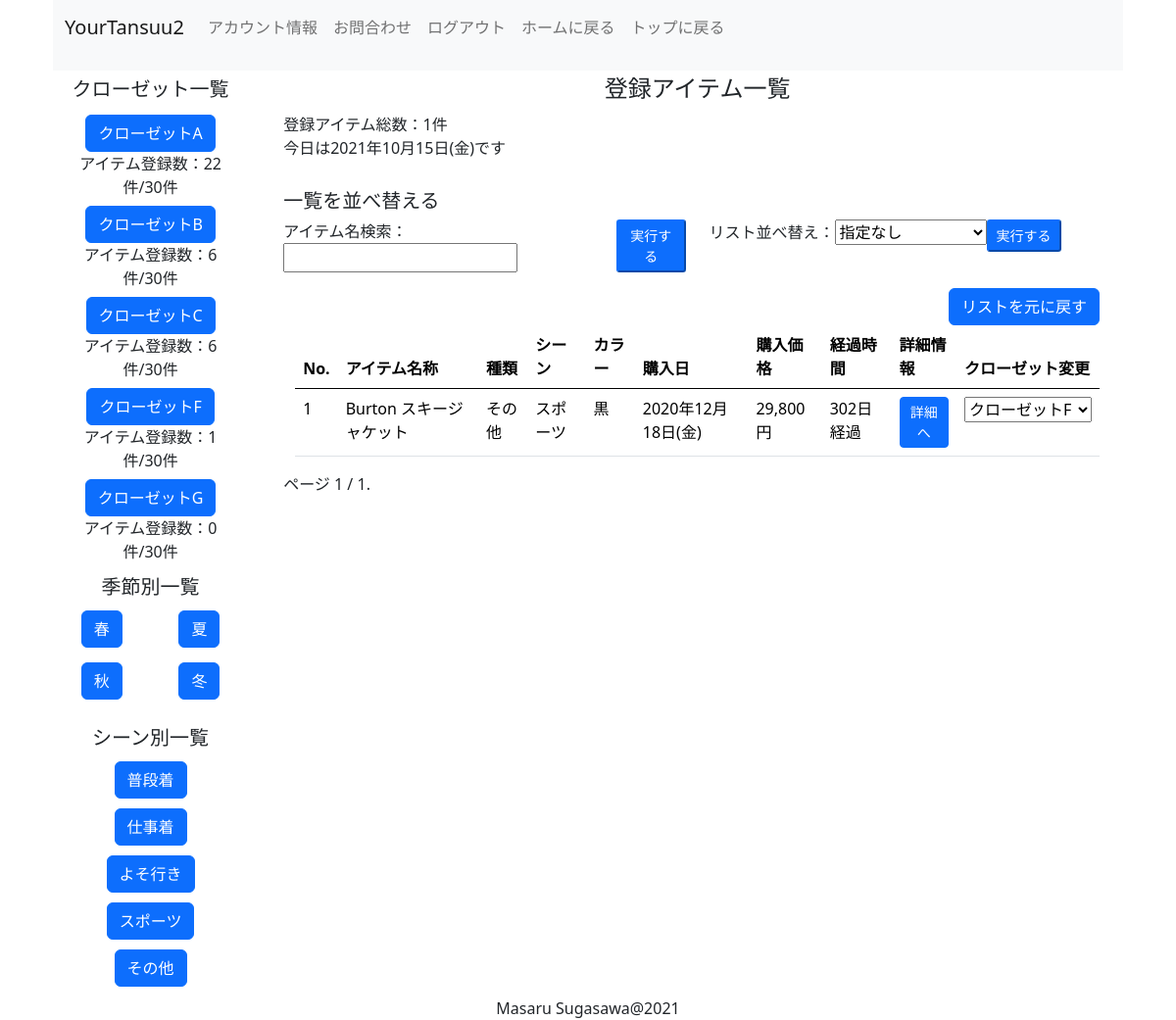
The page /contents/item-list/?closet=23 (signed in) on the database as committed earlier.
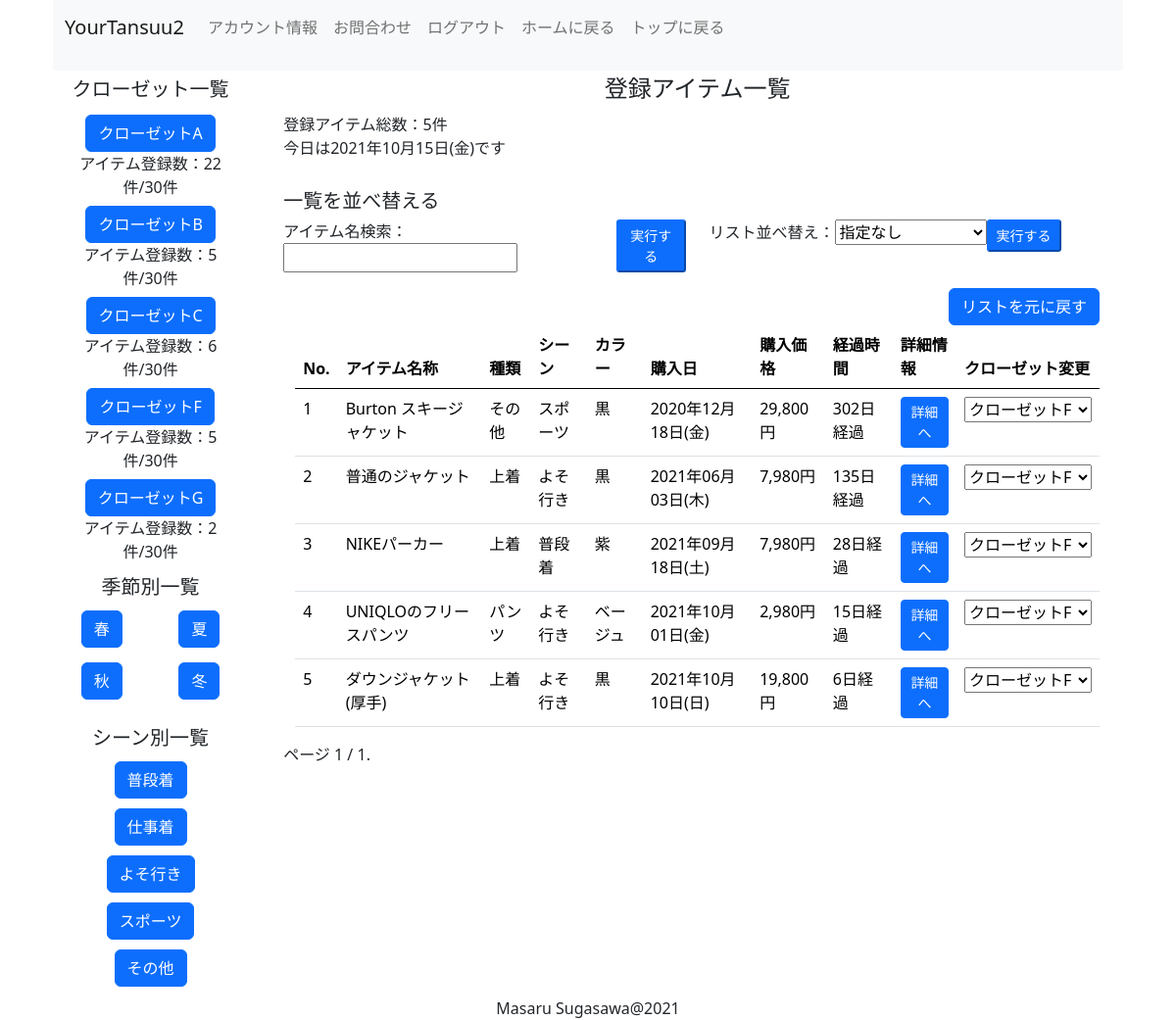
The same page on the database as committed later.
### item/models.py (models this page shows, shortened)
class Closet(models.Model):
    user = models.ForeignKey(settings.AUTH_USER_MODEL, verbose_name='ユーザー', on_delete=models.CASCADE,null=True)
    closet_name = models.CharField(verbose_name='クローゼット名', max_length=255)
    closet_memo = models.CharField(verbose_name='メモ', max_length=325)
    create_date = models.DateTimeField(verbose_name='作成日', auto_now_add=True)
    class Meta:
        ordering = ['closet_name']
    @property
    def item_count(self):
        item_count= Item.objects.filter(closet=self).count()
        return item_count

class Item(models.Model):
    user = models.ForeignKey(settings.AUTH_USER_MODEL, verbose_name='ユーザー', on_delete=models.CASCADE,null=True)
    data_id = models.AutoField(verbose_name = 'アイテムNo.', primary_key=True)
    item_type = models.CharField(verbose_name = 'アイテム種類', max_length=255, choices = ITEM_TYPE_CHOICES)
    season = models.CharField(verbose_name = '季節', max_length=10, choices = SEASON_CHOICES, default='spring')
    occasion = models.CharField(verbose_name = 'シーン', max_length=30, choices = OCCASION_CHOICES, default='daily_use')
    item_name = models.CharField(verbose_name = 'アイテム名称', max_length=300)
    item_color = models.CharField(verbose_name = 'アイテム色', max_length=20, choices = ITEM_COLOR_CHOICES, blank=True, null=True)
    item_brand = models.CharField(verbose_name = 'ブランド', max_length=150, blank=True,null=True)
    purchase_date = models.DateTimeField(verbose_name = '購入日', blank=True, null=True)
    pricing = models.IntegerField(verbose_name = '購入価格(円)', )
    purchase_place = models.CharField(verbose_name = '購入場所', max_length=255,blank=True,null=True)
    item_image = models.ImageField(verbose_name = 'アイテム画像', upload_to='images/closet', blank = True, null=True)
    memo = models.TextField(verbose_name = 'メモ', blank=True,null=True)
    favorite_level = models.IntegerField(verbose_name = 'お気に入り度', choices = FAVORITE_LEVEL_CHOICES, blank=True, null=True, default='1')
    item_importance = models.IntegerField(verbose_name = '大事さ', choices = ITEM_IMPORTANCE_CHOICES, blank=True, null=True, default='1')
    create_date = models.DateTimeField(verbose_name = '作成日', auto_now_add=True)
    update_date = models.DateTimeField(verbose_name = '更新日', auto_now=True)
    closet = models.ForeignKey(Closet, on_delete=models.PROTECT, null=True, default=None)
    class Meta:
        ordering = ['purchase_date']
    @property
    def aging_date(self):
        purchase_date = self.purchase_date
        gap_date = timezone.now() - purchase_date
        return (gap_date)

### item/views.py (the view)
# urls.py: path('item-list/', Itemlistview, name = 'item_list'),
@login_required
def Itemlistview(request):
    item_list = Item.objects.filter(user_id = request.user)
    search_form = SearchForm(request.GET or None)
    if search_form.is_valid():
        input_form = request.GET.get('input_form')
        sort_form = request.GET.get('sort_form')
        if input_form:
            item_list = item_list.filter(item_name__icontains=input_form)
        if sort_form:
            item_list = item_list.order_by(sort_form)
    closet_list = [{ 'id':None, 'closet_name':'なし' }]+[{'id': obj.id, 'closet_name': obj.closet_name} for obj in Closet.objects.filter(user=request.user)]
    if request.GET.get('closet'):
        closet = request.GET['closet']
        item_list = item_list.filter(closet=closet)
    object_list = Closet.objects.filter(user_id = request.user)
    today = datetime.date.today()
    """import pdb;pdb.set_trace()"""
    paginator = Paginator(item_list, 10)
    page_number = request.GET.get('page')
    page_object = paginator.get_page(page_number)
    return render(request, 'contents/item_list.html', {
        'page_object': page_object, 'closet_list':closet_list,'today':today,'paginator':paginator,
        'search_form':search_form,'object_list':object_list
        })

### item/forms.py
class SearchForm(forms.Form):
    input_form = forms.CharField(max_length=100, label='検索',required=False)
    sort_form = forms.ChoiceField(
        choices = (
            ('','指定なし'),
            ('purchase_date','経過時間：古い順'),
            ('-purchase_date','経過時間:新しい順'),
            ('-pricing','購入価格:高い順'),
            ('pricing','購入価格:安い順'),
            ),
        label = '並べ替え',
        required=False,
        )

### templates/contents/item_list.html (shortened to what this page needs)
{% extends 'contents/base.html' %}
{% load django_bootstrap5 humanize custom_pagination %}
{% block content %}
<div class="container">
  <legend class="text_center space_bottom">登録アイテム一覧</legend>
  <div class="container" style="margin-bottom: 30px;">
    <h7>登録アイテム総数：{{ paginator.count }}件</h7><br>
    <h7>今日は{{ today | date:"Y年m月d日(D)" }}です</h7>
  </div>
  <div class="container">
    <h5 class="space_bottom">一覧を並べ替える</h5>
    <form method="GET">{% csrf_token %}
    <div class="row">
      <div class= "col">
        <div style="display:inline-flex">
          <label>アイテム名検索：{{ search_form.input_form }}</label>
          <p><button class="btn-sm btn-primary" type="submit">実行する</button></p>
        </div>
      </div>
      <div class="col">
        <div style="display:inline-flex">
        <label>リスト並べ替え：{{ search_form.sort_form }}</label>
        <p><button class="btn-sm btn-primary" type="submit">実行する</button></p>
        </div>
      </div>
    </form>
  </div>
  {% if page_object %}
  <div class="container">
    <div style="text-align: right;">
      <span><a href="{% url 'item_list' %}" class="btn btn-md btn-primary">リストを元に戻す</a></span>
    </div>
    <table class="table table-lg">
      <thead>
        <tr>
          <th>No.</th>
          <th>アイテム名称</th>
          <th>種類</th>
          <th>シーン</th>
          <th>カラー</th>
          <th>購入日</th>
          <th>購入価格</th>
          <th>経過時間</th>
          <th>詳細情報</th>
          <th>クローゼット変更</th>
        </tr>
      </thead>
      <tbody>
        {% for item in page_object %}
        <tr>
          <td>{{ forloop.counter0 | add:page_object.start_index }}</td>
          <td>{{ item.item_name}}</td>
          <td>{{ item.get_item_type_display }}</td>
          <td>{{ item.get_occasion_display }}</td>
          <td>{{ item.get_item_color_display}}</td>
          <td>{{ item.purchase_date| date:"Y年m月d日(D)" }}</td>
          <td>{{ item.pricing | intcomma }}円</td>
          <td>{{ item.aging_date.days | intcomma }}日経過</td>
          <td><a href="{% url 'item_detail' item.pk %}"button class="btn btn-sm btn-primary" type="submit">詳細へ</a></td>
          <td>
            <select class="closet_location" item_id = "{{ item.pk }}">
              {% for closet in closet_list %}
              <option value="{{ closet.id }}" {% if item.closet.id == closet.id %}selected{% endif %}>{{ closet.closet_name }}</option>
              {% endfor %}
            </select>
          </td>
        </tr>
        {% endfor %}
      </tbody>
      {% else %}
      <p>まだアイテムが登録されていません</p>
      {% endif %}
    </table>
  </div>
  <div class="pagination">
      <span class="step-links">
          <span class="current">
              ページ {{ page_object.number }} / {{ page_object.paginator.num_pages }}.
          </span>
      </span>
  </div>
</div>
{% endblock content %}

### templates/contents/base.html (shortened to what this page needs)
{% extends 'base.html' %}
{% load django_bootstrap5 humanize custom_pagination static %}
{% block navbar %}
<header>
  <div class = "container">
    <nav class="navbar navbar-expand-lg navbar-light bg-light">
        <div class="container-fluid">
          <p><a class="navbar-brand" href="{% url 'home' %}">YourTansuu2</a></p>
          <div class="collapse navbar-collapse" id="navbarNav">
            <ul class="navbar-nav">
              <li class="nav-item">
                  <p><a class="nav-link" href="{% url 'user_information' request.user.pk %}">アカウント情報</a></p>
              </li>
              <li class="nav-item">
                <p><a class="nav-link" href="{% url 'inquiry_form' %}">お問合わせ</a></p>
              </li>
              <li class="nav-item">
                <p><a class="nav-link" href="{% url 'logout' %}">ログアウト</a></p>
              </li>
              <li class="nav-item">
                <p><a class="nav-link" href="{% url 'home' %}">ホームに戻る</a></p>
              </li>
              <li class="nav-item">
                <p><a class="nav-link" href="{% url 'top' %}">トップに戻る</a></p>
              </li>
            </ul>
          </div>
        </div>
    </nav>
  </div>
</header>
{% endblock navbar%}
{% block sidebar %}
<div class="container">
  <div class="container">
    <h5 class="space_top space_bottom">クローゼット一覧</h5>
    {% for item in object_list %}
    <label class="space_top"><button class="btn btn-md btn-primary" onclick="location.href='{% url 'item_list' %}?closet={{ item.pk }}'">{{ item.closet_name }}</button></label>
    <label>アイテム登録数：{{ item.item_count }}件/30件</label>
    {% endfor %}
  </div>
  <div class="container">
    <h5 style="margin-bottom: 12px; margin-top: 12px;">季節別一覧</h5>
    <div class="row row-cols-2">
      <div class="col" style="margin-bottom: 15px"><a class="btn btn-md btn-primary" href="#" role="button">春</a></div>
      <div class="col" style="margin-bottom: 15px"><a class="btn btn-md btn-primary" href="#" role="button">夏</a></div>
      <div class="col" style="margin-bottom: 15px"><a class="btn btn-md btn-primary" href="#" role="button">秋</a></div>
      <div class="col" style="margin-bottom: 15px"><a class="btn btn-md btn-primary" href="#" role="button">冬</a></div>
    </div>
  </div>
  <div class="container">
    <h5 style="margin-bottom: 12px; margin-top: 12px;">シーン別一覧</h5>
      <div class="col" style="margin-bottom: 10px"><a class="btn btn-md btn-primary" href="#" role="button">普段着</a></div>
      <div class="col" style="margin-bottom: 10px"><a class="btn btn-md btn-primary" href="#" role="button">仕事着</a></div>
      <div class="col" style="margin-bottom: 10px"><a class="btn btn-md btn-primary" href="#" role="button">よそ行き</a></div>
      <div class="col" style="margin-bottom: 10px"><a class="btn btn-md btn-primary" href="#" role="button">スポーツ</a></div>
      <div class="col" style="margin-bottom: 10px"><a class="btn btn-md btn-primary" href="#" role="button">その他</a></div>
  </div>
</div>
{% endblock sidebar %}

### templates/base.html (shortened to what this page needs)
{% load static%}
{% load django_bootstrap5 %}
<!doctype html>
<html lang="ja">
  <head>
    <link href="https://cdn.jsdelivr.net/npm/bootstrap@5.0.2/dist/css/bootstrap.min.css" rel="stylesheet">
    <link href="{% static 'account-static/style.css' %}?20210904" rel="stylesheet">
    {% bootstrap_css %}
  </head>
  <body>
    <main>
      <div class="container">
        {% block navbar %}{% endblock navbar %}
        <div class="wrapping">
          <div class="side">
            {% block sidebar %}{% endblock sidebar %}
          </div>
        <div class="content">
          {% block content %}{% endblock content %}
        </div>
        </div>
      </div>
    </main>
    <footer style="text-align: center;">Masaru Sugasawa@2021</footer>
  </body>
</html>

### static/account-static/style.css (style rules this page uses)
html { font-family: 'Open Sans', sans-serif; font-family: 'Noto Serif JP', serif; }
main { background-color: white; }
main .space_top { margin-top: 7px; }
main .space_bottom { margin-bottom: 7px; }
main .text_center { text-align: center; }
.wrapping { display:flex; }
.side { border-right: grey; width:20%; text-align:center; }
.content { width:80%; }

Rows that differ between the two databases and show on the page:
computed for Closet "クローゼットB": item_count "6" → "5"
computed for Closet "クローゼットF": item_count "1" → "5"
computed for Closet "クローゼットG": item_count "0" → "2"
added Item: item_name "普通のジャケット", item_type "上着", occasion "よそ行き", item_color "黒", purchase_date "2021年06月03日(木)", pricing "7,980", aging_date.days "135", closet+data_id "クローゼットF"
added Item: item_name "NIKEパーカー", item_type "上着", occasion "普段着", item_color "紫", purchase_date "2021年09月18日(土)", pricing "7,980", aging_date.days "28", closet+data_id "クローゼットF"
added Item: item_name "UNIQLOのフリースパンツ", item_type "パンツ", occasion "よそ行き", item_color "ベージュ", purchase_date "2021年10月01日(金)", pricing "2,980", aging_date.days "15", closet+data_id "クローゼットF"
added Item: item_name "ダウンジャケット(厚手)", item_type "上着", occasion "よそ行き", item_color "黒", purchase_date "2021年10月10日(日)", pricing "19,800", aging_date.days "6", closet+data_id "クローゼットF"
Other text that changed with them:
{{ paginator.count }}: "1" → "5"
